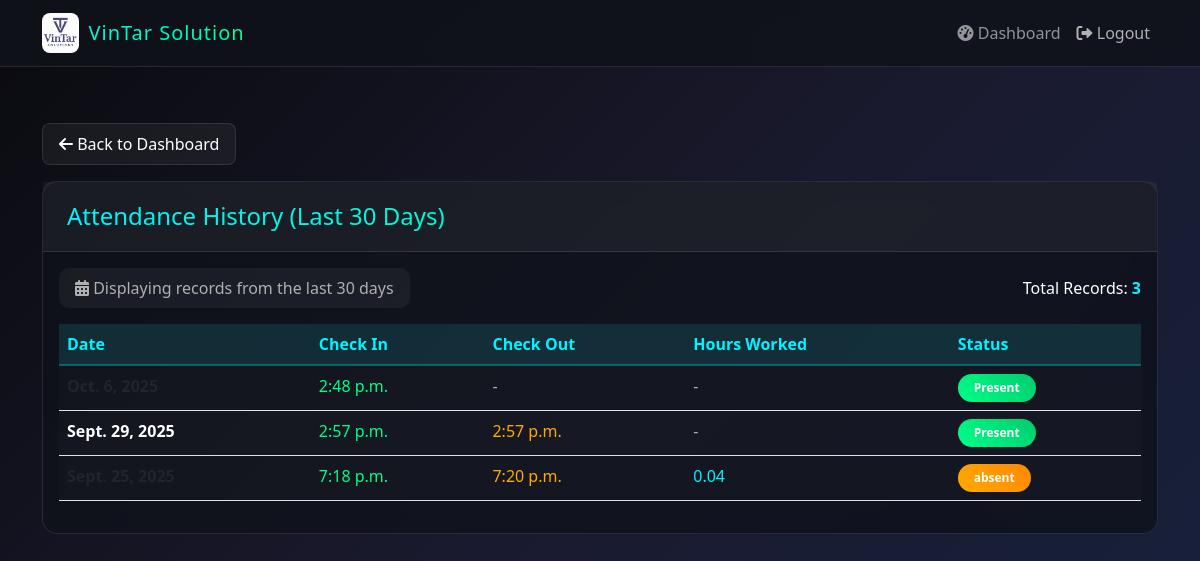
Screenshot of /attendance-history/ (signed in) with the database file from the repository.
### ATTENDANCE_app/models.py (models this page shows, shortened)
class Attendance(models.Model):
    user = models.ForeignKey(User, on_delete=models.CASCADE)  # THIS IS CORRECT: user NOT employee
    check_in = models.DateTimeField()
    check_out = models.DateTimeField(null=True, blank=True)
    date = models.DateField()
    hours_worked = models.DecimalField(max_digits=5, decimal_places=2, default=0.0)
    status = models.CharField(max_length=20, default='Present')
    class Meta:
        unique_together = ('user', 'date')

### ATTENDANCE_app/views.py (the view)
# urls.py: path('attendance-history/', views.attendance_history, name='attendance_history'),
@login_required
def attendance_history(request):
    attendance_records = Attendance.objects.filter(
        user=request.user
    ).order_by('-date')[:30]
    return render(request, 'attendance_history.html', {'attendance_records': attendance_records})

### ATTENDANCE_app/templates/attendance_history.html (shortened to what this page needs)
{% extends 'base.html' %}
{% block content %}
<div class="history-container">
    <a href="{% url 'dashboard' %}" class="back-button">
        <i class="fas fa-arrow-left"></i> Back to Dashboard
    </a>
    <div class="card">
        <div class="card-header">
            <h4 class="mb-0">Attendance History (Last 30 Days)</h4>
        </div>
        <div class="card-body">
            <div class="header-info">
                <div class="period-info">
                    <i class="fas fa-calendar-alt"></i> Displaying records from the last 30 days
                </div>
                <div class="total-records">
                    <span>Total Records: </span>
                    <strong>{{ attendance_records|length }}</strong>
                </div>
            </div>
            <div class="table-responsive">
                <table class="table table-striped">
                    <thead>
                        <tr>
                            <th>Date</th>
                            <th>Check In</th>
                            <th>Check Out</th>
                            <th>Hours Worked</th>
                            <th>Status</th>
                        </tr>
                    </thead>
                    <tbody>
                        {% for record in attendance_records %}
                        <tr>
                            <td><strong>{{ record.date }}</strong></td>
                            <td>
                                {% if record.check_in %}
                                    <span class="text-success">{{ record.check_in|time }}</span>
                                {% else %}
                                    <span class="text-muted">-</span>
                                {% endif %}
                            </td>
                            <td>
                                {% if record.check_out %}
                                    <span class="text-warning">{{ record.check_out|time }}</span>
                                {% else %}
                                    <span class="text-muted">-</span>
                                {% endif %}
                            </td>
                            <td>
                                {% if record.hours_worked %}
                                    <span class="text-primary">{{ record.hours_worked }}</span>
                                {% else %}
                                    <span class="text-muted">-</span>
                                {% endif %}
                            </td>
                            <td>
                                <span class="badge bg-{% if record.status == 'Present' %}success{% else %}warning{% endif %}">
                                    {{ record.status }}
                                </span>
                            </td>
                        </tr>
                        {% empty %}
                        <tr>
                            <td colspan="5" class="text-center text-muted">
                                No attendance records found for the last 30 days.
                            </td>
                        </tr>
                        {% endfor %}
                    </tbody>
                </table>
            </div>
        </div>
    </div>
</div>
{% endblock %}

### ATTENDANCE_app/templates/base.html (style rules this page uses)
:root { --primary-glow: #00f3ff; --secondary-glow: #7a04eb; --accent-glow: #00ff88; --dark-bg: #0a0a0f; --card-bg: rgba(16, 18, 27, 0.8); --text-primary: #ffffff; --text-secondary: #b0b0b0; }
body { background: linear-gradient(135deg, var(--dark-bg) 0%, #1a1a2e 50%, #16213e 100%); min-height: 100vh; font-family: 'Segoe UI', Tahoma, Geneva, Verdana, sans-serif; color: var(--text-primary); }

### ATTENDANCE_app/templates/attendance_history.html (style rules this page uses)
.history-container { padding: 2rem 0; }
.back-button { background: rgba(255, 255, 255, 0.05); border: 1px solid rgba(255, 255, 255, 0.1); color: var(--text-primary); padding: 0.5rem 1rem; border-radius: 8px; text-decoration: none; transition: all 0.3s ease; display: inline-block; margin-bottom: 1rem; }
.card { background: var(--card-bg); backdrop-filter: blur(10px); border: 1px solid rgba(255, 255, 255, 0.1); border-radius: 15px; }
.card-header { background: rgba(255, 255, 255, 0.05); border-bottom: 1px solid rgba(255, 255, 255, 0.1); padding: 1.25rem 1.5rem; }
.card-header h4 { color: var(--text-primary); background: linear-gradient(45deg, var(--primary-glow), var(--accent-glow)); -webkit-background-clip: text; -webkit-text-fill-color: transparent; background-clip: text; }
.header-info { display: flex; justify-content: space-between; align-items: center; margin-bottom: 1rem; }
.period-info { color: var(--text-secondary); background: rgba(255, 255, 255, 0.05); padding: 0.5rem 1rem; border-radius: 10px; }
.total-records strong { color: var(--primary-glow); }
.table { color: var(--text-primary); background: rgba(255, 255, 255, 0.02); }
.table thead th { background: rgba(0, 243, 255, 0.1); border-bottom: 2px solid rgba(0, 243, 255, 0.3); color: var(--primary-glow); }
.table tbody tr { transition: all 0.3s ease; }
.badge { padding: 0.5rem 1rem; border-radius: 20px; }
.bg-success { background: linear-gradient(45deg, var(--accent-glow), #00cc6d) !important; }
.bg-warning { background: linear-gradient(45deg, #ffaa00, #ff8800) !important; }
.text-success { color: var(--accent-glow) !important; }
.text-warning { color: #ffaa00 !important; }
.text-primary { color: var(--primary-glow) !important; }
.text-muted { color: var(--text-secondary) !important; }

### rows the page displays
Attendance: check_in "2:48 p.m.", status "Present"
Attendance: date "Sept. 29, 2025", check_in "2:57 p.m.", check_out "2:57 p.m.", status "Present"
Attendance: check_in "7:18 p.m.", check_out "7:20 p.m.", hours_worked "0.04", status "absent"

### other values shown
{{ attendance_records|length }} "3"
